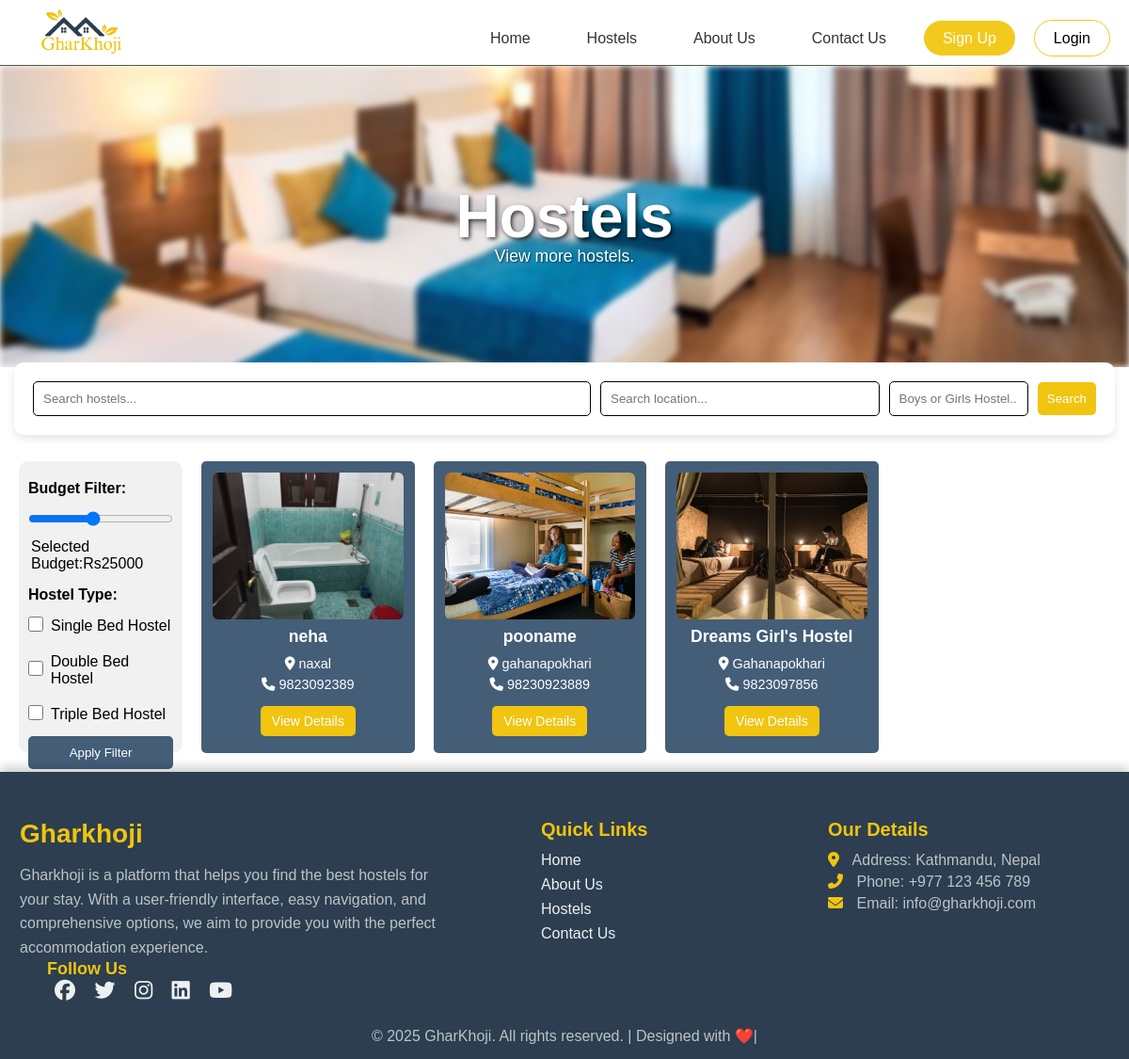
/hostels/, run on an earlier commit of the app's database.
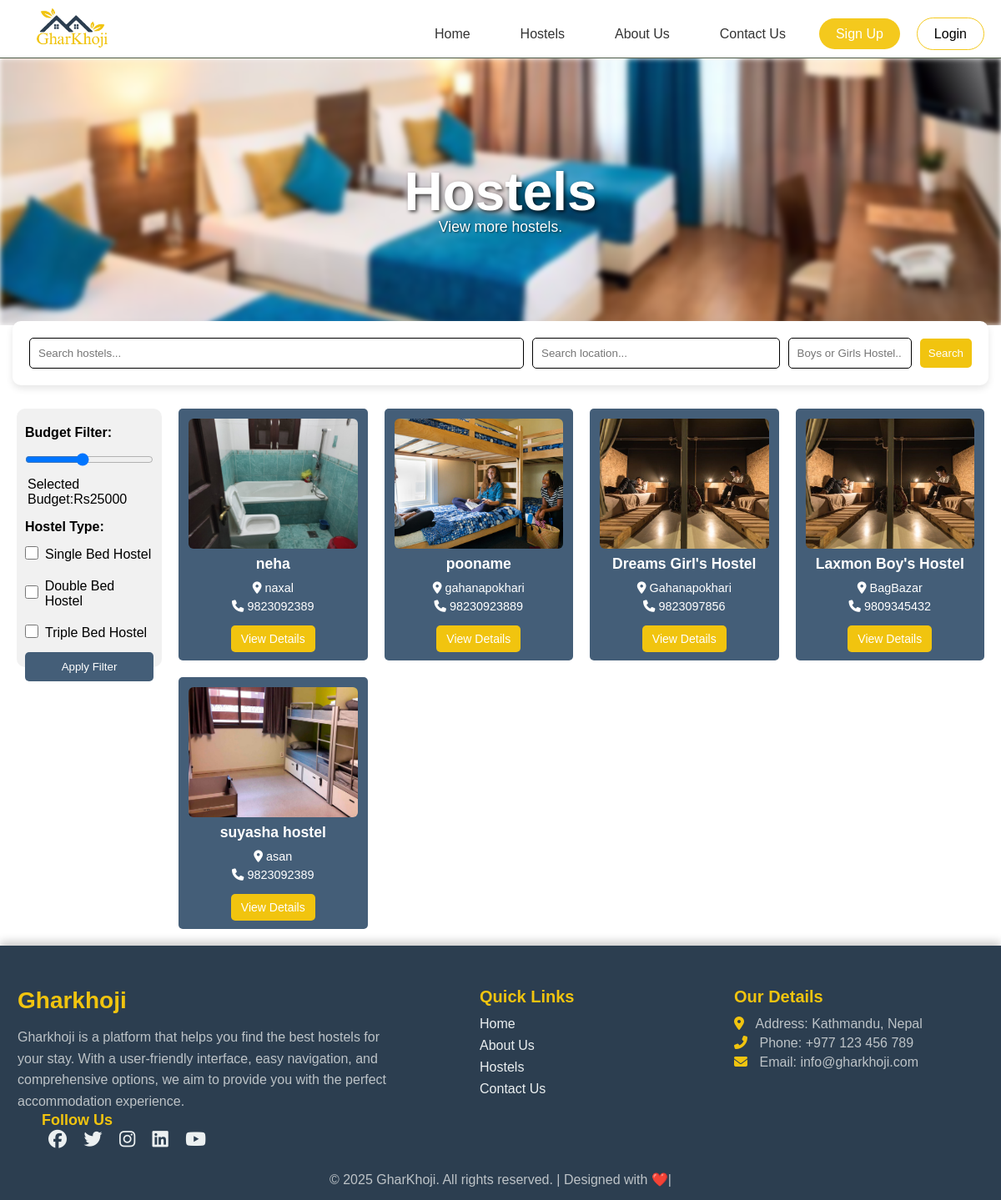
And on a later commit of the database.
### app/models.py (models this page shows, shortened)
class HostelProperty(models.Model):
    HOSTEL_TYPES = [
        ('Boy', 'Boy'),
        ('Girl', 'Girl')
    ]
    STATUS_CHOICES = [('pending', 'Pending'), ('approved', 'Approved'), ('rejected', 'Rejected')]
    AVAILABILITY_STATUS = [
        ('available', 'Available'),
        ('unavailable', 'Unavailable')
    ]
    unique_id = models.CharField(max_length=10, unique=True, editable=False)
    title = models.CharField(max_length=255)
    hostel_type = models.CharField(max_length=10, choices=HOSTEL_TYPES)
    description = models.TextField()
    phone_number = models.CharField(max_length=15)
    email = models.EmailField()
    location = models.CharField(max_length=255)
    latitude = models.FloatField(null=True, blank=True)
    longitude = models.FloatField(null=True, blank=True)
    single_beds = models.PositiveIntegerField()
    shared_2_beds = models.PositiveIntegerField()
    shared_3_beds = models.PositiveIntegerField()
    price_single_bed = models.DecimalField(max_digits=10, decimal_places=2)
    price_shared_2_beds = models.DecimalField(max_digits=10, decimal_places=2)
    price_shared_3_beds = models.DecimalField(max_digits=10, decimal_places=2)
    availability = models.CharField(max_length=15, choices=AVAILABILITY_STATUS)
    rules = models.TextField()
    pan_number = models.CharField(max_length=50)
    amenities = models.TextField()  # Store as JSON or comma-separated values
    approval_status = models.CharField(max_length=10, choices=STATUS_CHOICES, default='pending')
    created_at = models.DateTimeField(auto_now_add=True)
    class Meta:
        verbose_name_plural = "Hostel Details"

class HostelImage(models.Model):
    hostel = models.ForeignKey(HostelProperty, on_delete=models.CASCADE, related_name='images')
    image = models.ImageField(upload_to='hostel_images/')

### app/views.py (the view, shortened to what this page needs)
# urls.py: path('hostels/', views.HostelPage, name='hostels'),
def HostelPage(request):
    hostels = HostelProperty.objects.filter(approval_status='approved')  # Fetch all hostels initially
    name = request.GET.get('title')
    location = request.GET.get('location')
    hostel_type = request.GET.get('hostel_type')
    budget = request.GET.get('budget')
    bed_types = request.GET.get('bed_types', '').split(',')
    if name:
        hostels = hostels.filter(Q(title__icontains=name))
    if location:
        hostels = hostels.filter(Q(location__icontains=location))
    if hostel_type:
        hostels = hostels.filter(Q(hostel_type__icontains=hostel_type))
    if not any(bed_types) or bed_types == ['']:
        bed_types = ['single']
    bed_filter = Q()
    if 'single' in bed_types:
        bed_filter |= Q(single_beds__gt=0)
    if 'double' in bed_types:
        bed_filter |= Q(shared_2_beds__gt=0)
    if 'triple' in bed_types:
        bed_filter |= Q(shared_3_beds__gt=0)
    hostels = hostels.filter(bed_filter)
    return render(request, 'hostel.html', {'hostels': hostels})

### templates/hostel.html (shortened to what this page needs)
{% extends "base.html" %}
{% load static %}
{% block styles %}
  <link rel="stylesheet" href="{% static 'css/hostels.css' %}">
  <link rel="stylesheet" href="https://cdnjs.cloudflare.com/ajax/libs/font-awesome/6.5.1/css/all.min.css">
{% endblock styles%}
{%block content %}
    <main>
        <section class="image">
            <div class="hostel-image-container">
                <img src="{% static 'aboutimg/hostellistitng.jpg' %}" alt="GharKhoji Banner">
                <h1>Hostels</h1>
                <p>View more hostels.</p>
            </div>
        </section>
        <form method="GET" action="{% url 'hostels' %}">
            <div class="search-section">
                <div class="search-container">
                    <div class="search-box">
                        <input type="text" placeholder="Search hostels..." class="search-input" name="title">
                    </div>
                    <div class="location-box">
                        <input type="text" placeholder="Search location..." class="location-input" name="location">
                    </div>
                    <div class="hostel-type-box">
                        <input type="text" placeholder="Boys or Girls Hostel..." class="type-input" name="hostel_type">
                    </div>
                    <div class="search-btn-box">
                        <button type="submit" class="search-btn">Search</button>
                    </div>
                </div>
            </div>
        </form>
        <div class="hostel-filter-container">
            <div class="price-filter">
                <label for="budgetRange" style="font-weight: bold;">Budget Filter:</label>
                <input type="range" class="range" id="budgetRange" min="5000" max="50000" step="1000"
                    value="{{ request.GET.budget|default:25000 }}" oninput="updateBudgetValue(this.value)">
                <p>Selected Budget:Rs<span id="budgetValue">{{ request.GET.budget|default:25000 }}</span></p>
                <label style="font-weight: bold; margin-top: 15px;">Hostel Type:</label>
                <div>
                    <input type="checkbox" id="priceSingleBed" name="hostelType" value="single"
                        {% if 'single' in request.GET.bed_types %}checked{% endif %}>
                    <label for="priceSingleBed">Single Bed Hostel</label>
                </div>
                <div>
                    <input type="checkbox" id="priceShared2Beds" name="hostelType" value="double"
                        {% if 'double' in request.GET.bed_types %}checked{% endif %}>
                    <label for="priceShared2Beds">Double Bed Hostel</label>
                </div>
                <div>
                    <input type="checkbox" id="priceShared3Beds" name="hostelType" value="triple"
                        {% if 'triple' in request.GET.bed_types %}checked{% endif %}>
                    <label for="priceShared3Beds">Triple Bed Hostel</label>
                </div>
                <button onclick="applyFilter()">Apply Filter</button>
            </div>
            <div class="hostels-display">
                <div class="outer-card">
                    {% for hostel in hostels %}
                        <div class="inner-card">
                            <div class="image-wrapper">
                                {% if hostel.images.all %}
                                    <img src="{{ hostel.images.first.image.url }}" alt="{{ hostel.title }}">
                                {% else %}
                                    <img src="{% static 'img/image.jpg' %}" alt="Default Image">
                                {% endif %}
                            </div>
                            <div class="content">
                                <p>{{ hostel.title }}</p>
                                <span><i class="fa-solid fa-location-dot"></i> {{ hostel.location }}</span>
                                <span><i class="fa-solid fa-phone"></i> {{ hostel.phone_number }}</span>
                            </div>
                            <div class="view-details-container">
                                <a href="{% url 'hosteldetails' hostel.id %}"><button class="view-details-btn">View Details</button></a>
                            </div>
                        </div>
                    {% empty %}
                        <p>Sorry, no hostels are available.</p>
                    {% endfor %}
                </div>
            </div>
        </div>
    </main>
{% endblock %}

### templates/base.html (shortened to what this page needs)
{% load static %}
<!DOCTYPE html>
<html lang="en">
<head>
    <link rel="stylesheet" href="{% static 'css/base.css' %}">
    {% block styles %}{% endblock styles %}
    <link rel="stylesheet" href="https://cdnjs.cloudflare.com/ajax/libs/font-awesome/6.5.1/css/all.min.css">
</head>
<body>
    {% include "header.html" %}
    <main>
        {% block content %}{% endblock %}
    </main>
    {% include "footer.html" %}
</body>
</html>

### templates/header.html (shortened to what this page needs)
{% load static %}
    <header>
        <div class="logo">
            <a href="#">
                <img src="{% static 'img/logo1.png' %}" alt="GharKhoji Logo">
            </a>
        </div>
        <nav>
            <ul>
                <li class="{% if user.is_authenticated and request.path == '/' %} active {% endif %}"><a href="{% url 'home' %}">Home</a></li>
                <li class="{% if user.is_authenticated and request.path == '/hostels/' %} active {% endif %}"><a href="{% url 'hostels' %}">Hostels</a></li>
                <li class="{% if user.is_authenticated and request.path == '/aboutus/' %} active {% endif %}"><a href="{% url 'aboutus' %}">About Us</a></li>
                <li class="{% if user.is_authenticated and request.path == '/contactus/' %} active {% endif %}"><a href="{% url 'contactus' %}">Contact Us</a></li>
                {% if user.is_authenticated %}
                <li class="dropdown">
                  <div class="dropdown-toggle">
                    <div class="rounded-circle">{{ user.first_name|default:user.username|first|upper }}</div>
                    <span>{{ user.get_full_name|default:user.username }}</span>
                  </div>
                  <div class="dropdown-menu">
                    <a href="{% url 'my_account' %}">My account</a>
                    <a href="{% url 'saved' %}">Saved</a>
                    <a href="{% url 'bookings' %}">Booking History</a>
                    <div class="dropdown-divider"></div>
                    <a href="{% url 'logout' %}" class="text-danger">Logout</a>
                  </div>
                </li>
              {% else %}
                <li><a href="{% url 'signup' %}" class="btn-signup">Sign Up</a></li>
                <li><a href="{% url 'login' %}" class="btn-login">Login</a></li>
              {% endif %}
            </ul>
        </nav>
    </header>

### templates/footer.html
{% load static %}
<footer class="footer">
    <div class="footer-content">
      <div class="footer-left">
        <h3>Gharkhoji</h3>
        <p>Gharkhoji is a platform that helps you find the best hostels for your stay. With a user-friendly interface, easy navigation, and comprehensive options, we aim to provide you with the perfect accommodation experience.</p>
      </div>
      <div class="footer-links">
        <h4>Quick Links</h4>
        <ul>
          <li><a href="{% url 'home' %}">Home</a></li>
          <li><a href="{% url 'aboutus' %}">About Us</a></li>
          <li><a href="{% url 'hostels' %}">Hostels</a></li>
          <li><a href="{% url 'contactus' %}">Contact Us</a></li>
        </ul>
      </div>
      <div class="footer-right">
        <div class="our-details">
          <h4>Our Details</h4>
          <div class="contact-info">
            <p><i class="fas fa-map-marker-alt"></i> Address: Kathmandu, Nepal</p>
            <p><i class="fas fa-phone-alt"></i> Phone: +977 123 456 789</p>
            <p><i class="fas fa-envelope"></i> Email: info@gharkhoji.com</p>
          </div>
        </div>
      </div>
      <div class="footer-social">
        <h4>Follow Us</h4>
        <a href="#"><i class="fab fa-facebook"></i></a>
        <a href="#"><i class="fab fa-twitter"></i></a>
        <a href="#"><i class="fab fa-instagram"></i></a>
        <a href="#"><i class="fab fa-linkedin"></i></a>
        <a href="#"><i class="fab fa-youtube"></i></a>
      </div>
    </div>
    <div class="footer-bottom">
      <p>&copy; 2025 GharKhoji. All rights reserved. | Designed with ❤️|</p>
    </div>
</footer>

### static/css/base.css (style rules this page uses)
* { margin: 0; padding: 0; box-sizing: border-box; font-family: Arial, sans-serif; }
header { display: flex; justify-content: space-between; align-items: center; padding: 0 20px; height: 70px; border-bottom: 1px solid #4B5945; position: fixed; top: 0; left: 0; right: 0; width: 100%; z-index: 1000; background-color: #fff; }
header .logo { flex: 0 0 auto; }
header .logo img { height: 100%; max-height: 60px; width: auto; }
nav { flex: 1; text-align: right; }
nav ul { display: flex; list-style: none; gap: 20px; justify-content: flex-end; margin-top: 13px; }
nav ul li a { text-decoration: none; color: #333; font-size: 16px; font-weight: 500; padding: 10px 20px; border-radius: 20px; transition: 0.3s ease-in-out; }
.btn-login { background-color: white; color: #000000; border: 1.6px solid #f4c91d; padding: 10px 20px; border-radius: 20px; font-weight: 500; }
.btn-signup { background-color: #f4c91d; color: white; border: none; padding: 10px 20px; border-radius: 20px; font-weight: 500; }
.footer { background-color: #2C3E50; color: #ECF0F1; padding: 50px 0 0; font-family: 'Poppins', sans-serif; position: relative; width: 100%; box-shadow: 0px -5px 10px rgba(0, 0, 0, 0.2); display: flex; flex-direction: column; }
.footer-content { display: flex; justify-content: space-between; align-items: flex-start; flex-wrap: wrap; max-width: 2000px; margin: auto; padding: 0 20px; flex: 1; }
.footer-left { flex: 1.3; min-width: 280px; margin: 0 1px; }
.footer-left h3 { color: #F1C40F; font-size: 28px; font-weight: 600; margin-bottom: 15px; }
.footer-left p { font-size: 16px; line-height: 1.6; color: #BDC3C7; }
.footer-links { flex: 0.4; min-width: 200px; margin: 0 90px; }
.footer-links h4 { font-size: 20px; margin-bottom: 12px; color: #F1C40F; font-weight: 600; }
.footer-links ul { list-style: none; padding: 0; }
.footer-links ul li { margin-bottom: 8px; }
.footer-links ul li a { color: #ECF0F1; text-decoration: none; font-size: 16px; }
.footer-right { flex: 0.8; min-width: 280px; margin: 0 15px; }
.our-details h4 { font-size: 20px; margin-bottom: 12px; color: #F1C40F; font-weight: 600; }
.contact-info p { font-size: 16px; margin: 5px 0; color: #BDC3C7; }
.contact-info p i { color: #F1C40F; margin-right: 10px; }
.footer-social { flex: 0.8; min-width: 280px; margin: 0 15px 0 30px; text-align: left; }
.footer-social h4 { font-size: 18px; color: #F1C40F; font-weight: 600; }
.footer-social a { color: #ECF0F1; font-size: 22px; margin: 8px; }
.footer-bottom { text-align: center; padding: 25px 0 15px 0; font-size: 16px; color: #BDC3C7; background-color: #2C3E50; width: 100%; margin-top: auto; }

What changed in the data, as far as the page shows it:
now on this page (row edited): HostelProperty: images.first.image (picture), title "Laxmon Boy's Hostel", location "BagBazar", phone_number "9809345432"
added HostelProperty: images.first.image (picture), title "suyasha hostel", location "asan", phone_number "9823092389"
